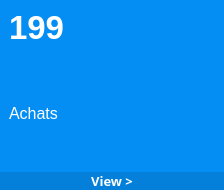
                   <widget class="QWidget" name="widget_50" native="true">
                    <property name="minimumSize">
                     <size>
                      <width>0</width>
                      <height>190</height>
                     </size>
                    </property>
                    <property name="maximumSize">
                     <size>
                      <width>16777215</width>
                      <height>190</height>
                     </size>
                    </property>
                    <property name="styleSheet">
                     <string notr="true">background-color: rgb(4, 142, 243)</string>
                    </property>
                    <layout class="QGridLayout" name="gridLayout_5">
                     <property name="leftMargin">
                      <number>0</number>
                     </property>
                     <property name="topMargin">
                      <number>0</number>
                     </property>
                     <property name="rightMargin">
                      <number>0</number>
                     </property>
                     <property name="bottomMargin">
                      <number>0</number>
                     </property>
                     <property name="spacing">
                      <number>0</number>
                     </property>
                     <item row="0" column="0">
                      <widget class="QWidget" name="widget_51" native="true">
                       <property name="styleSheet">
                        <string notr="true">background-color: none</string>
                       </property>
                       <layout class="QVBoxLayout" name="verticalLayout_37" stretch="0,1,0,0">
                        <item>
                         <widget class="QLabel" name="achatsLabel">
                          <property name="font">
                           <font>
                            <pointsize>25</pointsize>
                            <weight>75</weight>
                            <bold>true</bold>
                           </font>
                          </property>
                          <property name="styleSheet">
                           <string notr="true">background-color: none;
color: white</string>
                          </property>
                          <property name="text">
                           <string>199</string>
                          </property>
                          <property name="wordWrap">
                           <bool>true</bool>
                          </property>
                         </widget>
                        </item>
                        <item>
                         <spacer name="verticalSpacer_10">
                          <property name="orientation">
                           <enum>Qt::Vertical</enum>
                          </property>
                          <property name="sizeHint" stdset="0">
                           <size>
                            <width>20</width>
                            <height>40</height>
                           </size>
                          </property>
                         </spacer>
                        </item>
                        <item>
                         <widget class="QLabel" name="label_56">
                          <property name="font">
                           <font>
                            <pointsize>12</pointsize>
                            <weight>50</weight>
                            <bold>false</bold>
                           </font>
                          </property>
                          <property name="styleSheet">
                           <string notr="true">background-color: none;
color: white</string>
                          </property>
                          <property name="text">
                           <string>Achats</string>
                          </property>
                          <property name="wordWrap">
                           <bool>true</bool>
                          </property>
                         </widget>
                        </item>
                        <item>
                         <spacer name="verticalSpacer_14">
                          <property name="orientation">
                           <enum>Qt::Vertical</enum>
                          </property>
                          <property name="sizeHint" stdset="0">
                           <size>
                            <width>20</width>
                            <height>40</height>
                           </size>
                          </property>
                         </spacer>
                        </item>
                       </layout>
                      </widget>
                     </item>
                     <item row="0" column="1">
                      <widget class="QWidget" name="widget_52" native="true">
                       <property name="minimumSize">
                        <size>
                         <width>150</width>
                         <height>0</height>
                        </size>
                       </property>
                       <property name="styleSheet">
                        <string notr="true">background-color: none;</string>
                       </property>
                       <layout class="QVBoxLayout" name="verticalLayout_38">
                        <property name="leftMargin">
                         <number>0</number>
                        </property>
                        <property name="topMargin">
                         <number>10</number>
                        </property>
                        <property name="rightMargin">
                         <number>10</number>
                        </property>
                        <property name="bottomMargin">
                         <number>10</number>
                        </property>
                        <item>
                         <widget class="QLabel" name="label_57">
                          <property name="sizePolicy">
                           <sizepolicy hsizetype="Ignored" vsizetype="Ignored">
                            <horstretch>0</horstretch>
                            <verstretch>0</verstretch>
                           </sizepolicy>
                          </property>
                          <property name="text">
                           <string/>
                          </property>
                          <property name="pixmap">
                           <pixmap>../pictures/price-list.png</pixmap>
                          </property>
                          <property name="scaledContents">
                           <bool>true</bool>
                          </property>
                         </widget>
                        </item>
                       </layout>
                      </widget>
                     </item>
                     <item row="1" column="0" colspan="2">
                      <widget class="QPushButton" name="achatsButton">
                       <property name="font">
                        <font>
                         <family>Segoe UI Semibold</family>
                         <pointsize>10</pointsize>
                         <weight>75</weight>
                         <bold>true</bold>
                        </font>
                       </property>
                       <property name="styleSheet">
                        <string notr="true">color : white;
border: none;
background-color: rgb(4, 128, 218)</string>
                       </property>
                       <property name="text">
                        <string>View &gt;</string>
                       </property>
                      </widget>
                     </item>
                    </layout>
                   </widget>
